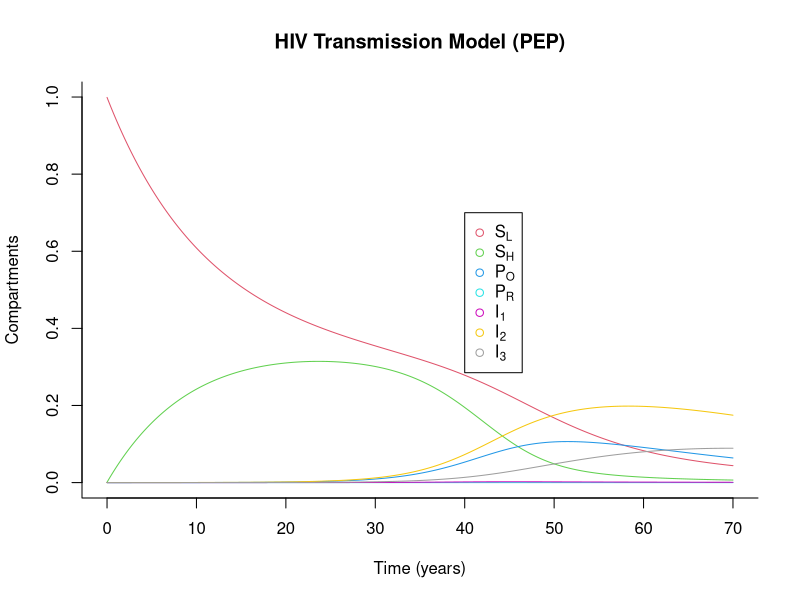

This figure's R source:
library(deSolve)
sir <- function(time, state, parameters) {
  with(as.list(c(state, parameters)), {
    lambdaL = betaL * (theta1 * I1 + theta2 * I2 + theta3 * I3)/(SL+SH+PO+PR+I1+I2+I3)
    lambdaH = betaH * (theta1 * I1 + theta2 * I2 + theta3 * I3)/(SL+SH+PO+PR+I1+I2+I3)
    lambdaR = betaR * (theta1 * I1 + theta2 * I2 + theta3 * I3)/(SL+SH+PO+PR+I1+I2+I3)
    dSL <- Lambda * (SL+SH+PO+PR+I1+I2+I3) + WHL * SH + phiL * PO - (lambdaL + WLH + mu) * SL
    dSH <- WHL * SL + phiH * PO + phiR * PR - (lambdaH + WHL + tauR + mu) * SH
    dPO <- lambdaL * PL * SL + lambdaH * PH * SH - (sigmaO1 + phiL + phiH + WOR + mu) * PO
    dPR <- tauR * SH + WOR * PO - (lambdaR + phiR + mu) * PR
    dI1 <- lambdaL * (1 - PL) * SL + lambdaH * (1 - PH) * SH + sigmaO1 * PO + lambdaR *PR - (sigma12 + mu) * I1 
    dI2 <- sigma12 * I1 - (sigma23 + mu) * I2
    dI3 <- sigma23 * I2 - (mud + mu) * I3
    return(list(c(dSL, dSH, dPO, dPR, dI1, dI2, dI3)))
  })
}

init <- c(SL = 0.999, SH = 0.0009, PO = 0, PR = 0, I1 = 0.000001, I2 = 0.000059, I3 = 0.00004)
parameters <- c(Lambda = 0.00817, mu = 0.00747, mud = 0.0909, WLH = 0.06, WHL = 0.04, WOR = 0, 
                sigmaO1 = 0.023, sigma12 = 8.67, sigma23 = 0.05, PL = 0.5, PH = 0.5, phiL = 0.05, phiH = 1/24, tauR = 0, phiR = 0.005,
                betaL = 0.25, betaH = 1.25, betaR = 0.125, theta1 = 1, theta2 = 0.43, theta3 = 1.5)
times <- seq(0, 70, by = 0.1)
out <- as.data.frame(ode(y = init, times = times, func = sir, parms = parameters))
out$time <- NULL
head(out, 10)

matplot(times, out, type = "l", xlab = "Time (years)", ylab = "Compartments", main = "HIV Transmission Model (PEP)", lwd = 1, lty = 1, bty = "l", col = 2:8)
legend(40, 0.7, c(expression(S[L]), expression(S[H]), expression(P[O]), expression(P[R]), expression(I[1]), expression(I[2]), expression(I[3])), pch = 1, col = 2:8)
